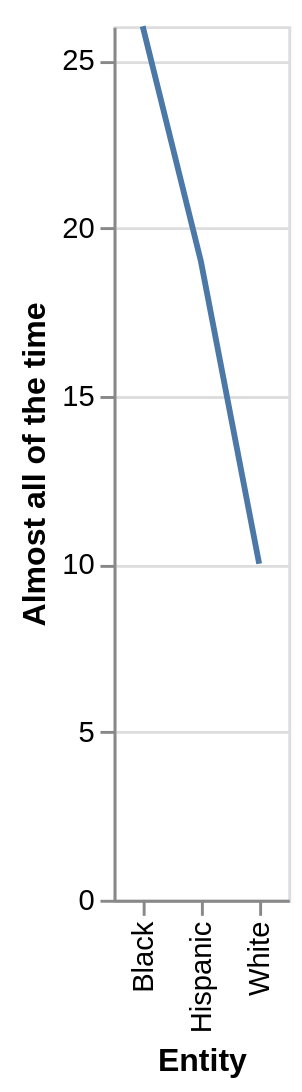

This figure's Vega-Lite source:
### Vega-Lite specification from a JSON file in a GitHub repository (floating-point values rounded to 4 significant figures)
{"$schema": "https://vega.github.io/schema/vega-lite/v5.json", "description": "Line chart auto-generated from CSV", "data": {"values": [{"Entity": "Black", "Almost all of the time": "26", "Most of the time": "27", "Sometimes": "38", "Hardly ever/ Never": "9"}, {"Entity": "Hispanic", "Almost all of the time": "19", "Most of the time": "27", "Sometimes": "39", "Hardly ever/ Never": "15"}, {"Entity": "White", "Almost all of the time": "10", "Most of the time": "32", "Sometimes": "48", "Hardly ever/ Never": "10"}]}, "mark": "line", "encoding": {"x": {"field": "Entity", "type": "ordinal"}, "y": {"field": "Almost all of the time", "type": "quantitative"}}}
